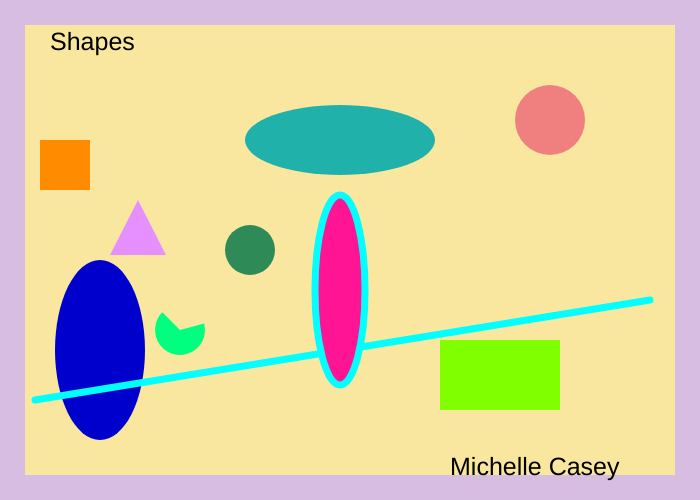
Frame 1 (no input)
Frame 60 (no input): identical to frame 1, image omitted
Frame 120 (the mouse pressed at the canvas centre since frame 60): identical to frame 1, image omitted

The p5.js sketch that drew this single still picture (run headless with seeded random() and noise() and a simulated clock; from frame 60 on, the mouse is pressed at the canvas centre):

// p5.js sketch
// ── sketch.js
//This is the sketch.jspage

function setup()
{
    createCanvas(700,500);
}

function draw()
{
    background(249,231,159);
    // upper border
    noStroke();
    fill(215,189,226);
    rect(0,0,700,25);
    // left border
    rect(0,25,25,500);
    // bottom border
    rect(25,475,700,25);
    // right border
    rect(675,25,25,500);

    fill(0);
    textSize(25);
    text("Michelle Casey",450,475);
    text("Shapes",50,50);

    // shape 1
    fill(46,139,87);
    circle(250,250,50);

    // shape 2
    fill(240,128,128);
    circle(550,120,70);

    // shape 3
    fill(0,0,205);
    ellipse(100,350,90,180);

    // shape 4
    fill(255,140,0);
    square(40,140,50);

    // shape 5
    fill(32,178,170);
    ellipse(340,140,190,70);

    // shape 6
    fill(230,144,255);
    triangle(110, 255, 138, 200, 166, 255);

    // shape 7
    fill(127,255,0);
    rect(440,340,120,70);

    // shape 8
    fill(0,255,127);
    arc(180, 330, 50, 50, 50, PI + QUARTER_PI);

    // shape 9
    stroke(0,255,255);
    strokeWeight(7);
    line(35, 400, 650, 300);
    
    // shape 10
    fill(255,20,147);
    ellipse(340,290,50,190);

    
}
// ── JS.html
<html>
    <head>
      <title>
        First p5.js page
      </title>
      <script src="file:///Users/michellecasey/Desktop/MART-220/HW1/p5/p5.min.js"></script>
      <script src="p5.min.js"></script>
      <script src="sketch.js"></script>
    </head>
    <body>


    </body>
 </html>  
